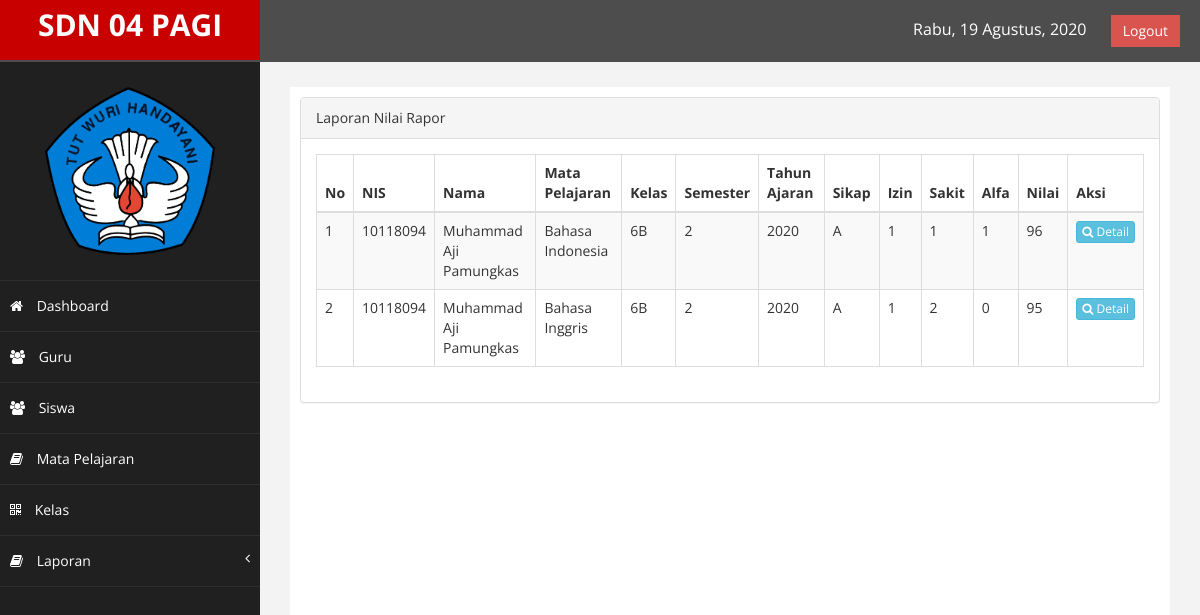
Screenshot of /index.php?page=laporannilai (signed in) with the database file from the repository.
### tables this page shows
CREATE TABLE `tb_rapor` (
  `id_rapor` int(10) NOT NULL,
  `NIS` int(10) DEFAULT NULL,
  `kode_mapel` varchar(10) DEFAULT NULL,
  `kelas` varchar(10) DEFAULT NULL,
  `semester` int(10) DEFAULT NULL,
  `tahun_pelajaran` varchar(10) DEFAULT NULL,
  `sikap` varchar(10) DEFAULT NULL,
  `izin` int(10) DEFAULT NULL,
  `sakit` int(10) DEFAULT NULL,
  `alfa` int(10) DEFAULT NULL,
  `nilai` varchar(10) DEFAULT NULL,
  `indeks` varchar(1) NOT NULL,
  PRIMARY KEY (`id_rapor`),
  KEY `NIS` (`NIS`),
  KEY `kode_mapel` (`kode_mapel`),
  CONSTRAINT `tb_rapor_ibfk_1` FOREIGN KEY (`NIS`) REFERENCES `tb_siswa` (`NIS`),
  CONSTRAINT `tb_rapor_ibfk_2` FOREIGN KEY (`kode_mapel`) REFERENCES `tb_mapel` (`kode_mapel`)
);

CREATE TABLE `tb_siswa` (
  `NIS` int(10) NOT NULL,
  `nama_siswa` varchar(30) DEFAULT NULL,
  `kelas` varchar(10) DEFAULT NULL,
  `jenis_kelamin` varchar(10) DEFAULT NULL,
  `agama` varchar(20) DEFAULT NULL,
  `tempat_lahir` varchar(20) DEFAULT NULL,
  `tanggal_lahir` date DEFAULT NULL,
  PRIMARY KEY (`NIS`)
);

CREATE TABLE `tb_mapel` (
  `kode_mapel` varchar(10) NOT NULL,
  `nama_mapel` varchar(20) DEFAULT NULL,
  `keterangan` varchar(20) DEFAULT NULL,
  PRIMARY KEY (`kode_mapel`)
);

### laporannilai.php (the view)
<div class="row">
	<div class="col-md-12">
		<div class="panel panel-default">
			<div class="panel-heading">Laporan Nilai Rapor</div>
			<div class="panel-body">
				<div class="table">
					<table class="table table-striped table-bordered table-hover">
						<thead>
							<tr>
								<th>No</th>
                <th>NIS</th>
                <th>Nama</th>
								<th>Mata Pelajaran</th>
								<th>Kelas</th>
								<th>Semester</th>
                <th>Tahun Ajaran</th>
                <th>Sikap</th>
                <th>Izin</th>
                <th>Sakit</th>
                <th>Alfa</th>
                <th>Nilai</th>
								<th>Aksi</th>
							</tr>
						</thead>
						<tbody>
							<?php
							 	$nomor=1;
							 	$ambil=$koneksi->query("SELECT tb_rapor.NIS,tb_siswa.nama_siswa,tb_mapel.nama_mapel,tb_siswa.kelas,tb_rapor.semester,tb_rapor.tahun_pelajaran,tb_rapor.sikap,tb_rapor.izin,tb_rapor.sakit,tb_rapor.alfa,tb_rapor.nilai
                  FROM tb_rapor
                  JOIN tb_siswa
                  ON tb_rapor.NIS=tb_siswa.NIS
                  JOIN tb_mapel
                  ON tb_rapor.kode_mapel=tb_mapel.kode_mapel");
							?>
									<?php while($pecah = $ambil->fetch_assoc()) { ?>
							<tr>
								<td><?php echo $nomor; ?></td>
								<td><?php echo $pecah['NIS']; ?></td>
								<td><?php echo $pecah['nama_siswa']; ?></td>
								<td><?php echo $pecah['nama_mapel']; ?></td>
								<td><?php echo $pecah['kelas']; ?></td>
								<td><?php echo $pecah['semester']; ?></td>
                <td><?php echo $pecah['tahun_pelajaran']; ?></td>
                <td><?php echo $pecah['sikap']; ?></td>
								<td><?php echo $pecah['izin']; ?></td>
								<td><?php echo $pecah['sakit']; ?></td>
                <td><?php echo $pecah['alfa']; ?></td>
                <td><?php echo $pecah['nilai']; ?></td>
								<td>
									<a href="index.php?page=detailnilai&kd=<?php echo $pecah['NIS']?>" class="btn btn-info btn-xs"><i class="fa fa-search"></i> Detail</a>
								</td>
							</tr>
									<?php $nomor++; ?>
									<?php } ?>
						</tbody>
					</table>
				</div>
			</div>
		</div>
	</div>
</div>

### index.php (shortened to what this page needs)
<?php
$koneksi = new mysqli("localhost","root","","10118094_akademik");
function tglIndonesia($str){
  $tr   = trim($str);
  $str    = str_replace(array('Sun', 'Mon', 'Tue', 'Wed', 'Thu', 'Fri', 'Sat', 'January', 'February', 'March', 'April', 'May', 'June', 'July', 'August', 'September', 'October', 'November', 'December'), array('Minggu', 'Senin', 'Selasa', 'Rabu', 'Kamis', 'Jum\'at', 'Sabtu', 'Januari', 'Februari', 'Maret', 'April', 'Mei', 'Juni', 'Juli', 'Agustus', 'September', 'Oktober', 'November', 'Desember'), $tr);
  return $str;
}
?>
<!DOCTYPE html>
<html lang="en">
<head>
  <link href="assets/css/bootstrap.css" rel="stylesheet" />
  <link href="assets/css/font-awesome.css" rel="stylesheet" />
  <link href="assets/css/custom.css" rel="stylesheet" />
  <link href="assets/js/dataTables/dataTables.bootstrap.css" rel="stylesheet" />
</head>
<body>
  <div id="wrapper">
    <nav class="navbar navbar-default navbar-cls-top " role="navigation" style="margin-bottom: 0">
      <div class="navbar-header">
        <a class="navbar-brand">SDN 04 PAGI</a>
      </div>
      <div style="color: white; padding: 15px 20px 15px 20px; float: right;font-size: 16px;">
        <span style="margin-right:20px"><?php echo tglIndonesia(date('D, d F, Y')); ?></span>
        <a href="index.php?page=logout" class="btn btn-danger square-btn-adjust">Logout</a> </div>
      </nav>
      <nav class="navbar-default navbar-side" role="navigation">
        <div class="sidebar-collapse">
          <ul class="nav" id="main-menu">
            <li class="text-center">
              <img src="assets/img/logo.png" class="user-image img-responsive"/>
            </li>
            <li><a  href="index.php"><i class="fa fa-home"></i> Dashboard</a></li>
            <li><a href="index.php?page=guru"><i class="fa fa-users"></i> Guru</a></li>
            <li><a href="index.php?page=siswa"><i class="fa fa-users"></i> Siswa</a></li>
            <li><a href="index.php?page=mapel"><i class="fa fa-book"></i> Mata Pelajaran</a></li>
            <li><a href="index.php?page=kelas"><i class="fa fa-qrcode"></i> Kelas</a></li>
            <li><a  href="index.php?page=laporan"><i class="fa fa-book"></i> Laporan<span class="fa arrow"></span></a>
            </li>
          </div>
        </nav>
        <div id="page-wrapper" >
          <div id="page-inner">
           <?php
           if (isset($_GET['page']))
           {
            if ($_GET['page']=="admin")
            {
              include "admin.php";
            }
            else if ($_GET['page']=="kelas")
            {
              include "kelas.php";
            }
            else if ($_GET['page']=="tambahkelas")
            {
              include "tambahkelas.php";
            }
            else if ($_GET['page']=="editkelas")
            {
              include "editkelas.php";
            }
            else if ($_GET['page']=="hapuskelas")
            {
              include "hapuskelas.php";
            }
            else if($_GET['page']=="mapel")
            {
              include "mapel.php";
            }
            else if ($_GET['page']=="tambahmapel")
            {
              include "tambahmapel.php";
            }
            else if($_GET['page']=="editmapel")
            {
              include "editmapel.php";
            }
            else if ($_GET['page']=="hapusmapel")
            {
              include "hapusmapel.php";
            }
            else if($_GET['page']=="guru")
            {
              include "guru.php";
            }
            else if ($_GET['page']=="tambahguru")
            {
              include "tambahguru.php";
            }
            else if ($_GET['page']=="hapusguru")
            {
              include "hapusguru.php";
            }
            else if ($_GET['page']=="editguru")
            {
              include "editguru.php";
            }
            else if($_GET['page']=="laporan")
            {
              include "laporan.php";
            }
              else if($_GET['page']=="siswa")
            {
              include "siswa.php";
            }
            else if($_GET['page']=="tambahsiswa")
            {
              include "tambahsiswa.php";
            }
            else if ($_GET['page']=="hapussiswa")
            {
              include "hapussiswa.php";
            }
            else if ($_GET['page']=="editsiswa")
            {
              include "editsiswa.php";
            }
            else if($_GET['page']=="laporannilai")
            {
              include "laporannilai.php";
            }
          }
          else
          {
            include 'dashboard.php';
          }
          ?>
        </div>
      </div>
    </div>
  </body>
  </html>

### assets/css/custom.css (style rules this page uses)
body { font-family: 'Open Sans', sans-serif; }
#wrapper { width: 100%; background:#202020; }
#page-wrapper { padding: 15px 15px; min-height: 600px; background:#F3F3F3; }
#page-inner { width:100%; margin:10px 20px 10px 0px; background-color:#fff!important; padding:10px; min-height:1200px; }
.text-center { text-align:center; }
.square-btn-adjust { border: 0px solid transparent; -webkit-border-radius: 0px; -moz-border-radius: 0px; border-radius: 0px; }
.user-image { margin: 25px auto; -webkit-border-radius: 10px; -moz-border-radius: 10px; border-radius: 10px; max-height:170px; max-width:170px; }
.navbar-cls-top .navbar-brand { color: #fff; background: #C90000; width: 260px; text-align: center; height: 60px; font-size: 30px; font-weight: 700; }
.arrow { float: right; }
.fa.arrow:before { content: "\f104"; }
.sidebar-collapse , .sidebar-collapse .nav { background:none; }
.sidebar-collapse .nav { padding:0; }
.sidebar-collapse .nav > li > a { color:#fff; background:#202020; text-shadow:none; }
.sidebar-collapse > .nav > li > a { padding:15px 10px; }
.sidebar-collapse > .nav > li { border-bottom: 1px solid rgba(107, 108, 109, 0.19); }
.navbar-side { border:none; background-color: #202020; }
.navbar-cls-top { background:#4D4D4D; border-bottom:none; }
.navbar-default { border:0px solid black; }
.navbar-header { background: #A70303; }
.nav > li > a > i { margin-right:10px; }
@media (min-width:768px) { #page-wrapper { margin: 0 0 0 260px; padding: 15px 30px; min-height: 1200px; } }
@media (min-width:768px) { .navbar-side { z-index: 1; position: absolute; width: 260px; } }
@media (min-width:768px) { .navbar { border-radius: 0px; } }

### rows the page displays
tb_rapor: NIS "10118094", NIS.nama_siswa "Muhammad Aji Pamungkas", kode_mapel.nama_mapel "Bahasa Indonesia", NIS.kelas "6B", semester "2", tahun_pelajaran "2020", sikap "A", izin "1", sakit "1", alfa "1", nilai "96"
tb_rapor: NIS "10118094", NIS.nama_siswa "Muhammad Aji Pamungkas", kode_mapel.nama_mapel "Bahasa Inggris", NIS.kelas "6B", semester "2", tahun_pelajaran "2020", sikap "A", izin "1", sakit "2", alfa "0", nilai "95"
